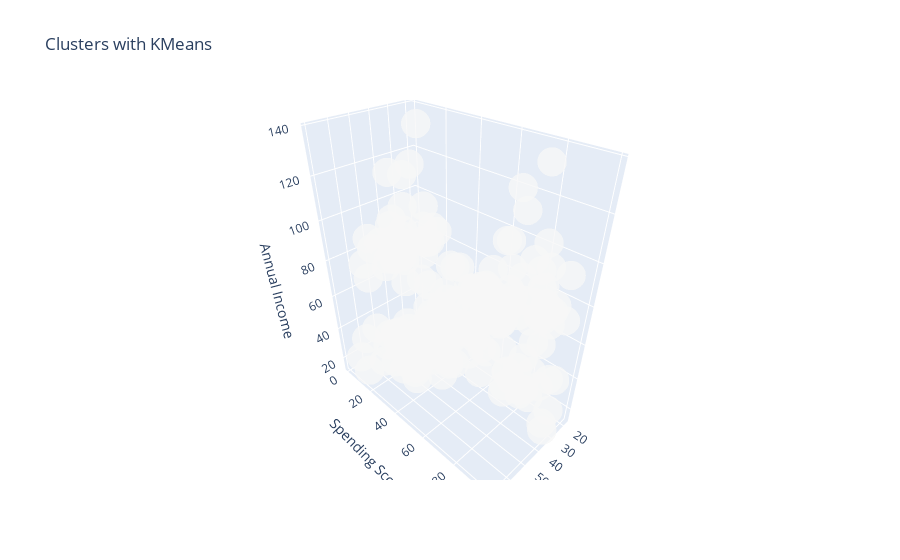
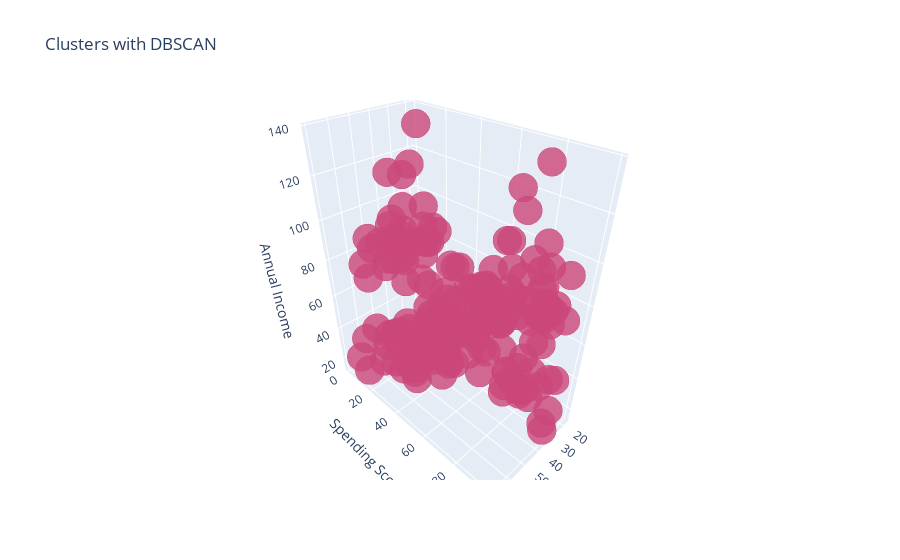
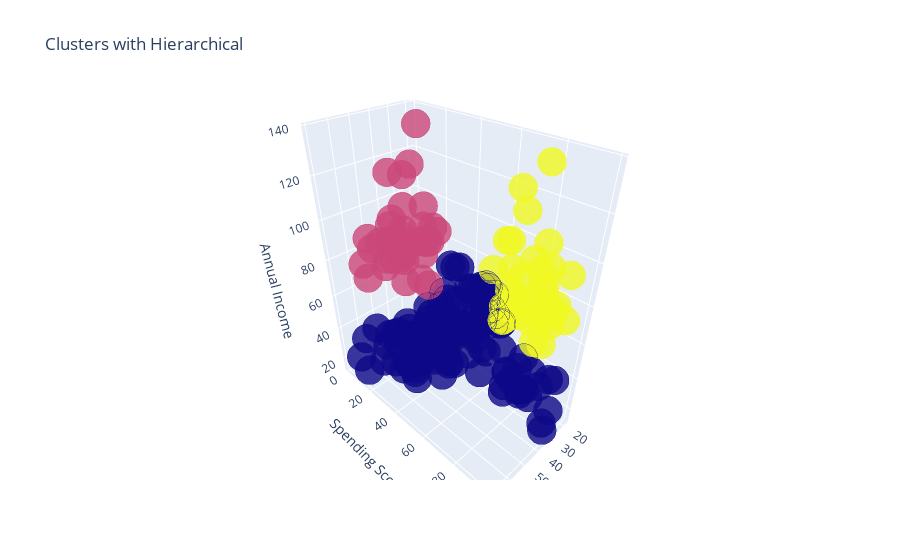
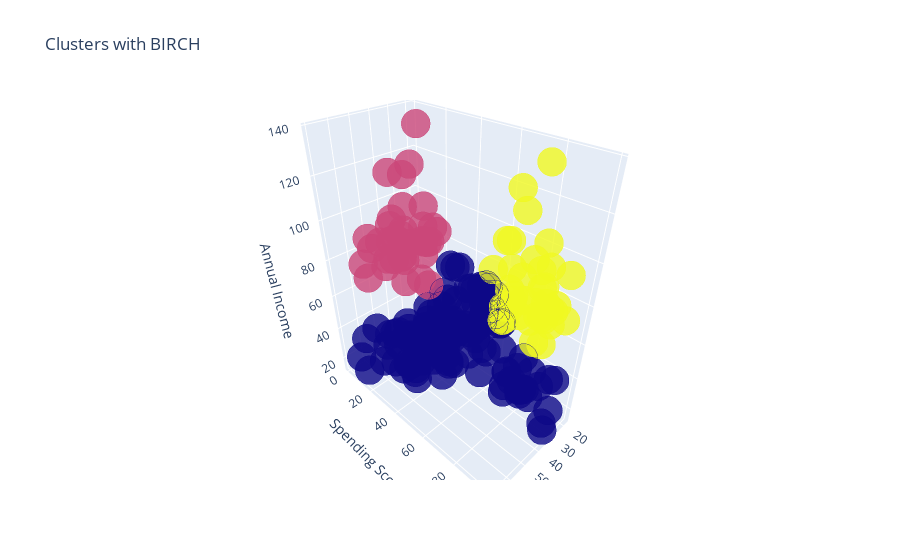

Source (notebook cell) for these figures, in order:
### Code cell
for algorithm, name in algorithms:
    scorer = make_scorer(silhouette_score, greater_is_better=True)
    clf = GridSearchCV(algorithm, param_grid[name], scoring=scorer)
    plot_and_fit(clf, name)

### Figure 1 — Plotly figure (JSON) as saved in the notebook; plotly's stock layout.template omitted (floating-point values rounded to 4 significant figures; data arrays with more than 128 entries replaced by an {"elided": "..."} marker saying what was removed)
{"data": [{"marker": {"color": {"elided": "200 int values"}, "line": {"color": {"elided": "200 int values"}, "width": 12}, "opacity": 0.8, "size": 10}, "mode": "markers", "type": "scatter3d", "x": {"elided": "200 int values"}, "y": {"elided": "200 int values"}, "z": {"elided": "200 int values"}}], "layout": {"scene": {"xaxis": {"title": {"text": "Age"}}, "yaxis": {"title": {"text": "Spending Score"}}, "zaxis": {"title": {"text": "Annual Income"}}}, "title": {"text": "Clusters with KMeans"}}}

### Figure 2 — Plotly figure (JSON) as saved in the notebook; plotly's stock layout.template omitted (floating-point values rounded to 4 significant figures; data arrays with more than 128 entries replaced by an {"elided": "..."} marker saying what was removed)
{"data": [{"marker": {"color": {"elided": "200 int values"}, "line": {"color": {"elided": "200 int values"}, "width": 12}, "opacity": 0.8, "size": 10}, "mode": "markers", "type": "scatter3d", "x": {"elided": "200 int values"}, "y": {"elided": "200 int values"}, "z": {"elided": "200 int values"}}], "layout": {"scene": {"xaxis": {"title": {"text": "Age"}}, "yaxis": {"title": {"text": "Spending Score"}}, "zaxis": {"title": {"text": "Annual Income"}}}, "title": {"text": "Clusters with DBSCAN"}}}

### Figure 3 — Plotly figure (JSON) as saved in the notebook; plotly's stock layout.template omitted (floating-point values rounded to 4 significant figures; data arrays with more than 128 entries replaced by an {"elided": "..."} marker saying what was removed)
{"data": [{"marker": {"color": {"elided": "200 int values"}, "line": {"color": {"elided": "200 int values"}, "width": 12}, "opacity": 0.8, "size": 10}, "mode": "markers", "type": "scatter3d", "x": {"elided": "200 int values"}, "y": {"elided": "200 int values"}, "z": {"elided": "200 int values"}}], "layout": {"scene": {"xaxis": {"title": {"text": "Age"}}, "yaxis": {"title": {"text": "Spending Score"}}, "zaxis": {"title": {"text": "Annual Income"}}}, "title": {"text": "Clusters with Hierarchical"}}}

### Figure 4 — Plotly figure (JSON) as saved in the notebook; plotly's stock layout.template omitted (floating-point values rounded to 4 significant figures; data arrays with more than 128 entries replaced by an {"elided": "..."} marker saying what was removed)
{"data": [{"marker": {"color": {"elided": "200 int values"}, "line": {"color": {"elided": "200 int values"}, "width": 12}, "opacity": 0.8, "size": 10}, "mode": "markers", "type": "scatter3d", "x": {"elided": "200 int values"}, "y": {"elided": "200 int values"}, "z": {"elided": "200 int values"}}], "layout": {"scene": {"xaxis": {"title": {"text": "Age"}}, "yaxis": {"title": {"text": "Spending Score"}}, "zaxis": {"title": {"text": "Annual Income"}}}, "title": {"text": "Clusters with BIRCH"}}}
